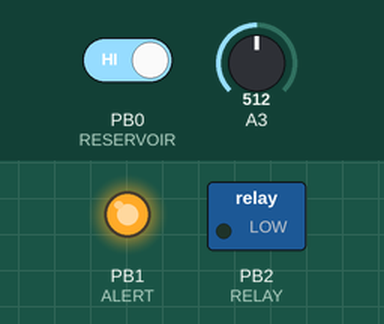
The sketch below on a simulated ATtiny85, built with avr-gcc and run on an emulated ATtiny85. On the bench: switched loads named in the sketch (green lamp = pin HIGH), output pins drawn as LEDs (lit = HIGH). The test bench sets the inputs (shaded band); at power-on: PB0 (RESERVOIR) HIGH, A3 = 512.

Above: at 1.2 s.
1.3 s: PB0 (RESERVOIR) driven LOW
At 2.1 s:
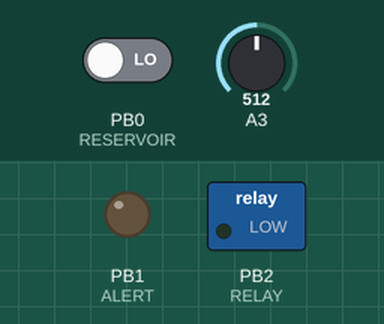
At 3.7 s:
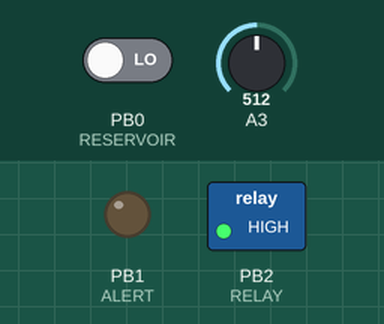
Timing chart, 0 to 34.8 s (numbered marks = the images above; inputs shaded):
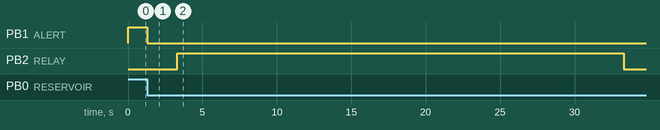

The sketch:

automatic-plant-watering.ino
```cpp
/* Automatic gardener control program.
 *
 * The automatic gardened is controlled by the water level
 * on the reservoir and by the gauges on the front of the case.
 *
 * The front gauges control the time between the pumping and the
 * time with the pump on. It also has the on/off lever and a
 * reset button.
 *
 * Notes:
 *   Using the ATTiny85 programmer shield developed using the
 *   description from:
 *   https://create.arduino.cc/projecthub/arjun/programming-attiny85-with-arduino-uno-afb829
 * Joao Aguirre
 * 2018-07-01
 */

const unsigned int RESERVOIR = 0; // Liquid level sensor on the reservoir.
const unsigned int ALERT = 1; // Red LED used to indicate the low water level.
const unsigned int RELAY = 2; // Relay used to activate the water pump.
const unsigned int TIMER = 3; // Potentiometer controlling the time between pumping.
const unsigned int PUMP = 4;  // Potentiometer controlling the pumping time.

const bool EXCLUDE_EXTREMES = true;
const unsigned int NUMBER_MEASURES = 10;
const unsigned long HOUR = 3600000UL;
const unsigned long SECOND = 1000UL;

bool system_start;
int level_alert;
int timer_read;
int pump_read;
unsigned long previous_millis;
unsigned long current_millis;
unsigned long time_passed;
unsigned long waiting_time;
unsigned long pumping_time;

unsigned long get_waiting_time(int timer_read);
unsigned long get_pumping_time(int pump_read);
int read_average(int pin, int number_reads, bool exclude_extremes);
int compare(int a, int b);

void setup()
{
    // Initialize system variables;
    system_start = true;
    level_alert = LOW;
    timer_read = 0;
    pump_read = 0;
    previous_millis = 0UL;
    current_millis = 0UL;
    time_passed = 0UL;
    waiting_time = 0UL;
    pumping_time = 0UL;

    // Initialize pins and communication.
    pinMode(RESERVOIR, INPUT);
    pinMode(ALERT, OUTPUT);
    pinMode(RELAY, OUTPUT);

    // Turn the reservoir alert LED off and, turn off the relay.
    digitalWrite(ALERT, LOW);
    digitalWrite(RELAY, LOW);
}

void loop()
{
    // Read the water level sensor:
    // (LOW = water level ok, HIGH = water level too low).
    level_alert = digitalRead(RESERVOIR);
    if (level_alert == LOW)
    {
        // Make sure that the water level alert LED is off.
        digitalWrite(ALERT, LOW);
        // Read the wating interval from the potentiometer.
        timer_read = read_average(TIMER, NUMBER_MEASURES, EXCLUDE_EXTREMES);
        waiting_time = get_waiting_time(timer_read);
        current_millis = millis();
        // Using the tip of account for the rollover with subtraction from:
        // https://www.baldengineer.com/arduino-how-do-you-reset-millis.html
        time_passed = (unsigned long)(current_millis - previous_millis);
        if (time_passed >= waiting_time || system_start)
        {
            pump_read = read_average(PUMP, NUMBER_MEASURES, EXCLUDE_EXTREMES);
            pumping_time = get_pumping_time(pump_read);
            digitalWrite(RELAY, HIGH);
            delay(pumping_time);
            digitalWrite(RELAY, LOW);
            previous_millis = current_millis;
            system_start = false;
        }
    }
    else
    {
        digitalWrite(ALERT, HIGH);
    }
}

unsigned long get_waiting_time(int timer_read)
{
    if (timer_read < 426)
    {
        return 3UL * HOUR;
    }
    else if (timer_read < 830)
    {
        return 6UL * HOUR;
    }
    else if (timer_read < 955)
    {
        return 12UL * HOUR;
    }
    return 24UL * HOUR;
}

unsigned long get_pumping_time(int pump_read)
{
    if (pump_read < 445)
    {
        return 30UL * SECOND;
    }
    else if (pump_read < 840)
    {
        return 60UL * SECOND;
    }
    else if (pump_read < 950)
    {
        return 90UL * SECOND;
    }
    return 120UL * SECOND;
}

int read_average(int pin, int number_reads, bool exclude_extremes)
{
    const int DELAY = 100;
    int readings[number_reads];
    int average = 0;

    if (number_reads < 3)
    {
        number_reads = 3;
    }

    for (int i = 0; i < number_reads; ++i)
    {
        readings[i] = analogRead(pin);
        delay(DELAY);
    }

    if (exclude_extremes)
    {
        qsort(readings, number_reads, sizeof(int), compare);
        for (int i = 1; i < number_reads - 1; ++i)
        {
            average += readings[i];
        }
        return average / (number_reads - 2);
    }
    else
    {
        for (int i = 0; i < number_reads; ++i)
        {
            average += readings[i];
        }
        return average / number_reads;
    }
}

int compare(int a, int b)
{
    return (a - b);
}
```

Measured:
- after the input at 1.3 s, PB1 (ALERT): HIGH → LOW at once; PB2 (RELAY): LOW → HIGH after 2.0 s, → LOW 30.0 s later
